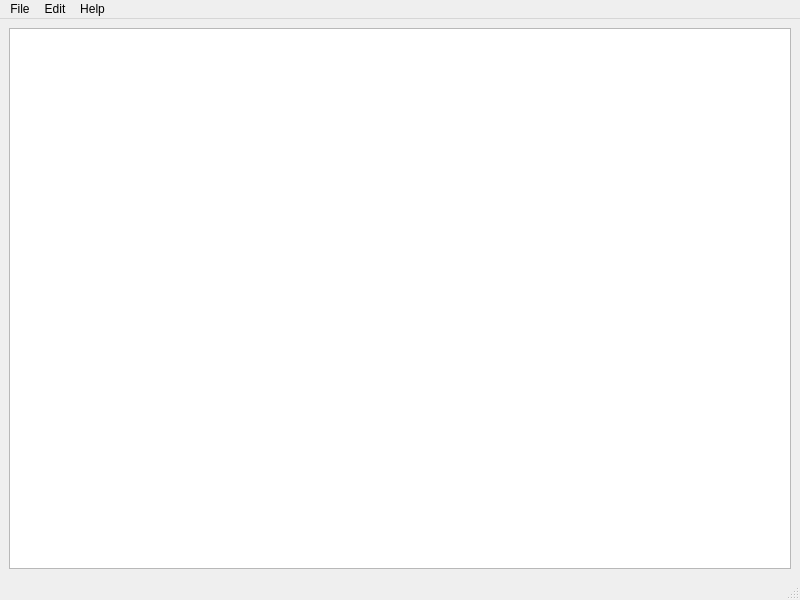
<?xml version="1.0" encoding="UTF-8"?>
<ui version="4.0">
 <class>MainWindow</class>
 <widget class="QMainWindow" name="MainWindow">
  <property name="geometry">
   <rect>
    <x>0</x>
    <y>0</y>
    <width>800</width>
    <height>600</height>
   </rect>
  </property>
  <property name="windowTitle">
   <string>MainWindow</string>
  </property>
  <widget class="QWidget" name="centralwidget">
   <layout class="QHBoxLayout" name="horizontalLayout">
    <item>
     <widget class="QTextEdit" name="textEdit"/>
    </item>
   </layout>
  </widget>
  <widget class="QMenuBar" name="menubar">
   <property name="geometry">
    <rect>
     <x>0</x>
     <y>0</y>
     <width>800</width>
     <height>26</height>
    </rect>
   </property>
   <widget class="QMenu" name="menuSave">
    <property name="title">
     <string>File</string>
    </property>
    <addaction name="actionSave"/>
    <addaction name="actionOpen"/>
    <addaction name="actionSave_As"/>
    <addaction name="actionQuit"/>
   </widget>
   <widget class="QMenu" name="menuEdit">
    <property name="title">
     <string>Edit</string>
    </property>
    <addaction name="actionFont"/>
    <addaction name="actionColor"/>
    <addaction name="separator"/>
    <addaction name="actionCopy"/>
    <addaction name="separator"/>
    <addaction name="actionUndo"/>
    <addaction name="actionCut"/>
    <addaction name="actionPaste"/>
    <addaction name="actionRedo"/>
   </widget>
   <widget class="QMenu" name="menuHelp">
    <property name="title">
     <string>Help</string>
    </property>
    <addaction name="actionAbout"/>
   </widget>
   <addaction name="menuSave"/>
   <addaction name="menuEdit"/>
   <addaction name="menuHelp"/>
  </widget>
  <widget class="QStatusBar" name="statusbar"/>
  <action name="actionSave">
   <property name="text">
    <string>Save</string>
   </property>
  </action>
  <action name="actionOpen">
   <property name="text">
    <string>Open</string>
   </property>
  </action>
  <action name="actionSave_As">
   <property name="text">
    <string>Save As</string>
   </property>
  </action>
  <action name="actionQuit">
   <property name="text">
    <string>Quit</string>
   </property>
  </action>
  <action name="actionFont">
   <property name="text">
    <string>Font</string>
   </property>
  </action>
  <action name="actionColor">
   <property name="text">
    <string>Color</string>
   </property>
  </action>
  <action name="actionCopy">
   <property name="text">
    <string>Copy</string>
   </property>
  </action>
  <action name="actionUndo">
   <property name="text">
    <string>Undo</string>
   </property>
  </action>
  <action name="actionAbout">
   <property name="text">
    <string>About</string>
   </property>
  </action>
  <action name="actionCut">
   <property name="text">
    <string>Cut</string>
   </property>
  </action>
  <action name="actionPaste">
   <property name="text">
    <string>Paste</string>
   </property>
  </action>
  <action name="actionRedo">
   <property name="text">
    <string>Redo</string>
   </property>
  </action>
 </widget>
 <resources/>
 <connections/>
</ui>
